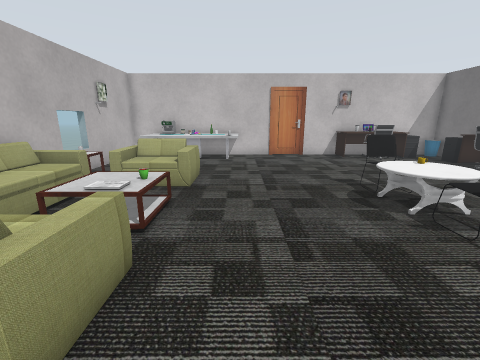
View 1 (above)

16 first-person views from a walk through a Gazebo world. The camera is 1.1 m above the floor, tilts 14° down and sees 90° across. The floor is counted in squares, 0.5 m on a side. Each view is taken from the middle of a square. On the plan, view 1 faces up. The plan holds only what a view shows up to about 16 squares ahead; the rest is blank. Simple patterns stand in for the simulator's built-in surfaces. Some surface patterns are stand-ins.

View 2
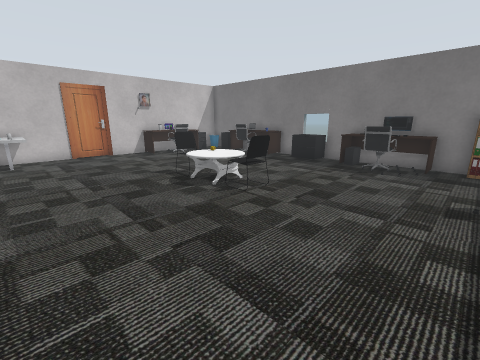

View 3
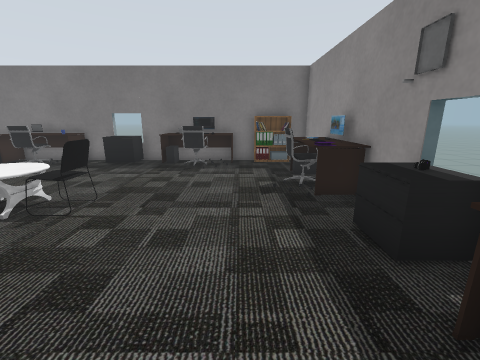

View 4
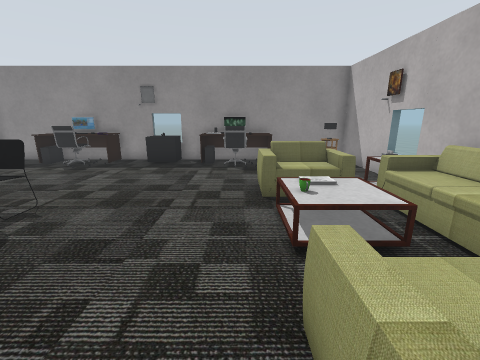

View 5
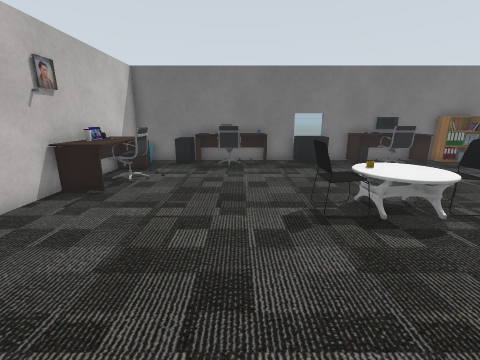

View 6
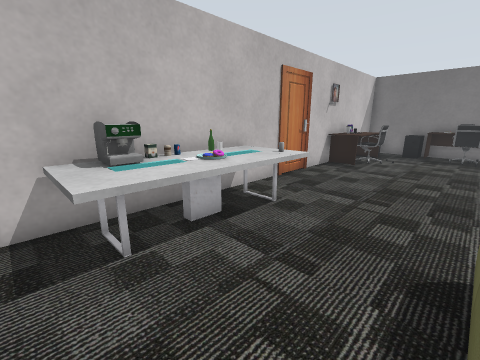

View 7
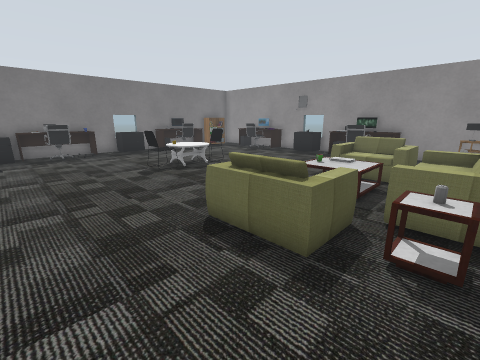

View 8
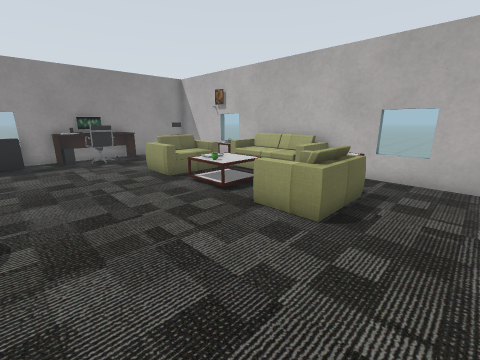

View 9
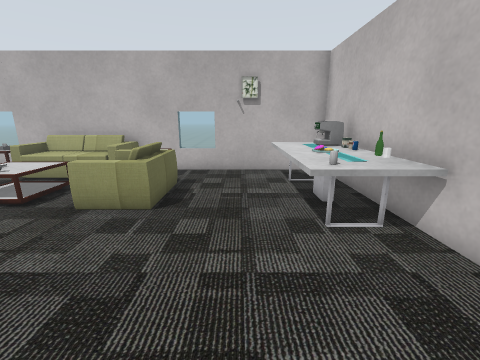

View 10
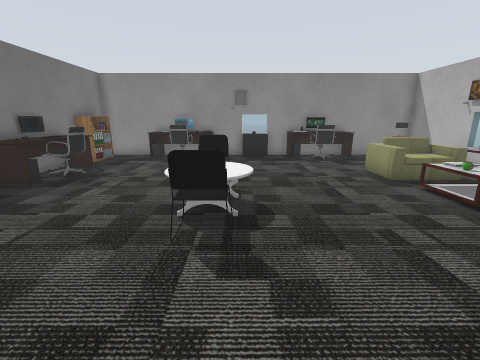

View 11
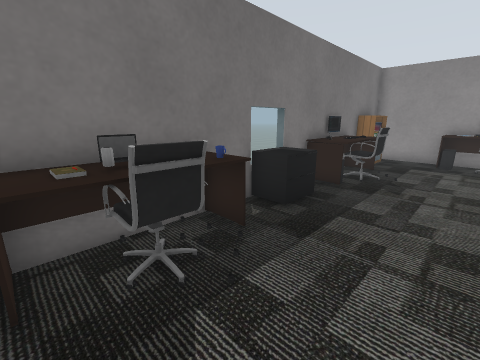

View 12
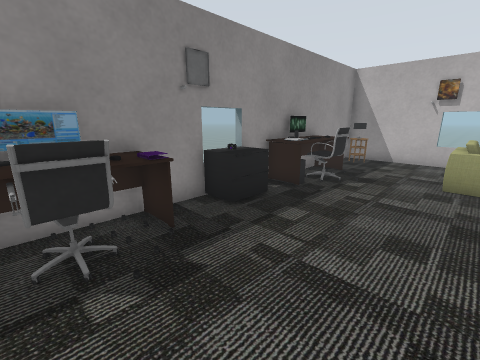

View 13
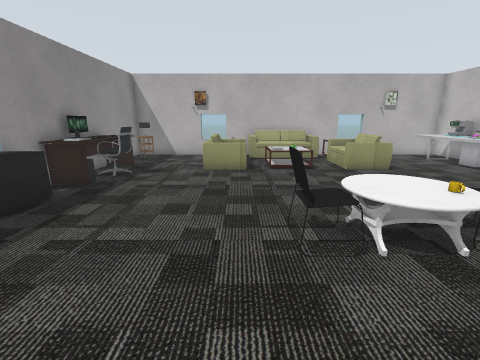

View 14
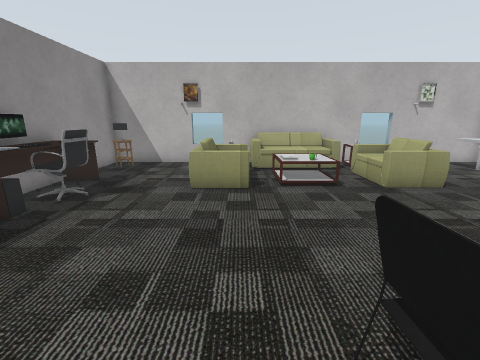

View 15
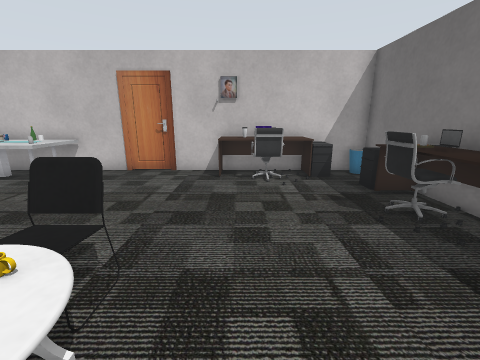

View 16
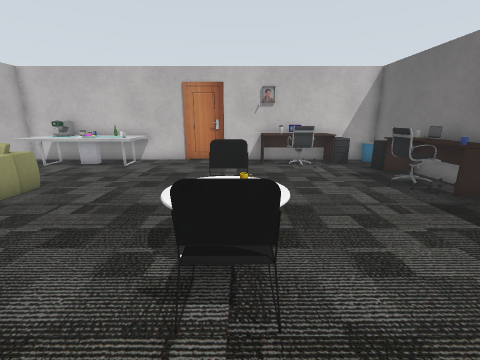

### Floor plan
Points are (right, up) in squares from view 1. A wall is a line through its corners. A room is listed if a view was taken in it or the views show most of it. See-through windows are left out.
Room 1 (views 1, 2, 3, 4, 5, 6, 7, 8, 9, 10, 11, 12, 13, 14, 15, 16)
walls: (2, 15.7) (-6.8, 15.7) (-6.8, 1.5); (4.4, -3.7) (12.6, -3.7) (12.6, 15.7) (4, 15.7); (-7.2, 9.3) (-6.7, 9.3); (-6.7, 10.9) (-7.2, 10.9); (-6.8, -0.4) (-6.8, -3.7) (2.6, -3.7)
ways out: open door at (2, 16)
objects: picture (-7, 0); other object (-6, -3) to (-6, -2); other object (-6, 2) to (-5, 3); sofa (-6, 4) to (-5, 7); other object (-6, 8) to (-5, 9); other object (-6, 9); other object (-5, -3); table (-5, 13) to (0, 15); chair (-4, 2) to (-2, 3); coffee table (-4, 5) to (-3, 6); chair (-4, 8) to (-2, 10); other object (-4, 15); other object (-3, 5) to (-2, 5); other object (-3, 15); desk (-2, -3) to (-1, -2); other object (-2, 6); office chair (-1, -2) to (0, -2); other object (-1, 14); monitor (0, -3); other object (1, -3); desk (1, -2); filing cabinet (3, -3) to (4, -3); door leaf (3, 16); picture (4, -4); chair (4, 4) to (5, 5); table (4, 6) to (6, 6); chair (4, 7) to (5, 8); other object (5, 7); other object (6, -3) to (6, -2); desk (6, 14) to (7, 15); desk (7, -3); office chair (7, -2) to (8, -2); other object (7, 15); monitor (8, -3); office chair (8, 14) to (9, 14); other object (8, 15); other object (9, -3); desk (9, -2); desk (9, 15); filing cabinet (10, 15); desk (11, 1) to (12, 1); office chair (11, 2) to (11, 3); desk (11, 4) to (12, 4); other object (11, 9) to (12, 9); office chair (11, 10) to (11, 11); desk (11, 12); filing cabinet (11, 13) to (12, 13); bookshelf (12, -2) to (12, -1); monitor (12, 2); other object (12, 3); filing cabinet (12, 6) to (12, 7); desk (12, 10); other object (12, 11) to (12, 12); other object (12, 15)

Positions as (right, up) in squares from view 1, and headings:
1: (0, 0), facing up
2: (-1, -1), facing up-right
3: (-1, 0), facing right
4: (-1, 10), facing down
5: (-1, 10), facing right
6: (-6, 10), facing up-right
7: (-6, 13), facing down-right
8: (3, 12), facing down-left
9: (4, 12), facing left
10: (4, 12), facing down
11: (8, 12), facing down-right
12: (8, 2), facing down-left
13: (9, 3), facing left
14: (6, 3), facing left
15: (7, 5), facing up
16: (5, 2), facing up
